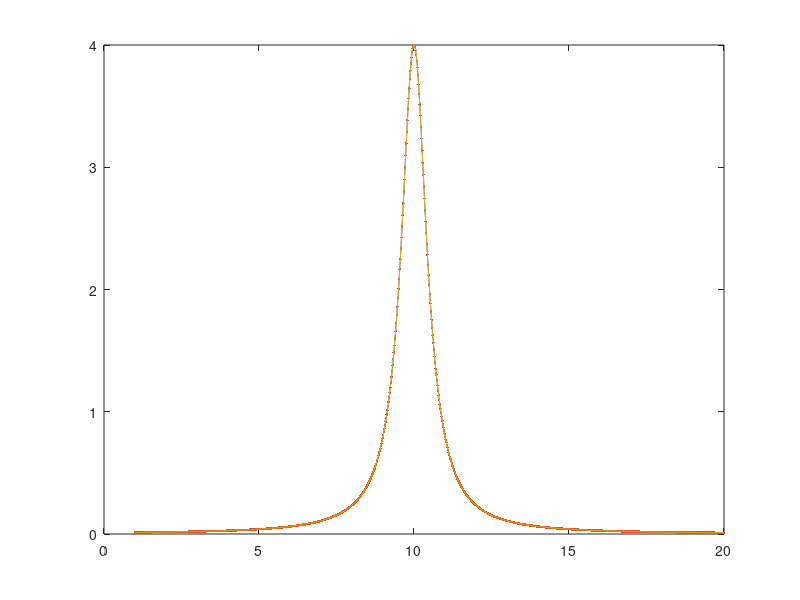

This figure's MATLAB source: (Note: this script raises an error after producing the figure.)


energies = linspace(1, 20, 1000);

f = @(E,x,a) 0 ; 

a = [10+0.5i, 15+0.5i]; % location plus width 
x = [2*exp(3*pi/2*1i), 2*exp(3*pi/2*1i)]; % in the exponent rotation will change the type of res (scat, cap ect)
% e should be sqrt(E), we need to fit kennys data with this
% fit Esig(E) to Re(r/z-p) where z=sqrt(E)

for i = 1:1
    f = @(E) f(E) + real(x(i)./(E-a(i))) ; %+ 1 + 2*3;
end



figure(3);clf
plot(energies, f(energies),'DisplayName','simple form'); hold on

%%


z=energies;
p = 10+0.5i;
r = 2*exp(3*pi/2*1i);


f = @(c,b) 0; 
for i = 1:1
    f = @(rr,irip,rp,ipsqr) -irip(i)./((rp(i)-z).^2+ipsqr) + rr(i).*(rp(i)-z)./((rp(i)-z).^2+ipsqr(i)) ;
end

ir = imag(r);
rr = real(r);
ip = imag(p);  % careful!! I was renaming pi!!!
rp = real(p);

sol_parm = [rr,ir*ip,rp,ip^2];

xs = @(parm) f(parm(1),parm(2),parm(3),parm(4));

plot(energies, xs(sol_parm),'.','DisplayName','new form (data)')
plot(energies,xs([rr,ir*ip,rp,ip^2]), 'DisplayName','fobj(sol)');

f_obj = @(parm) sum((xs(parm)-true_xs).^2) ;


%%

peaks = 1;
parm_per_res = 4;
parm_per_window = peaks*parm_per_res;

MinVec = [-100 -100 -100 -100];
MaxVec = [100 100 100 100];

A_Lower=[diag(ones(1,parm_per_window)),zeros(parm_per_window,peaks)];
A_Upper=[diag(ones(1,parm_per_window)),zeros(parm_per_window,peaks)];
for jj=1:peaks
    Index1=4*(jj-1); % striding function
    Index2=parm_per_window+jj;
    A_Lower([1+Index1,2+Index1,3+Index1,4+Index1],Index2)=-MinVec;
    A_Upper([1+Index1,2+Index1,3+Index1,4+Index1],Index2)=-MaxVec;
end

EnergyOrder=zeros(peaks-1,4*peaks);
PeakSpacing=15;
for jj=1:(peaks-1)
    EnergyOrder(jj,1+parm_per_res*(jj-1))=-1;
    EnergyOrder(jj,1+parm_per_res*jj)=1;
    EnergyOrder(jj,parm_per_window+jj)=-PeakSpacing/2;
    EnergyOrder(jj,parm_per_window+(jj+1))=-PeakSpacing/2;
end

% A = [A_Lower;A_Upper;EnergyOrder];
A = [1 0 0 0 -100; %rr
     0 1 0 0 -100; %ir
     0 0 1 0 -100; %rp
     0 0 0 1 -100; %ip
     1 0 0 0  100;
     0 1 0 0  100;
     0 0 1 0  100;
     0 0 0 1  100;]; 

SC_LowerBounds = [0	0	0  0 Inf Inf Inf Inf] ;
SC_UpperBounds = [-Inf -Inf -Inf -Inf 0 0 0 0] ; 
lb = [-100 -100 -100 -100 0] ;
ub = [100 100 100 100 1] ; 

% Options=baronset('threads',4,'PrLevel',1,'CutOff',1,'DeltaTerm',1,'EpsA',0.1,'MaxTime',2*60);
Options=baronset('threads',4,'PrLevel',1,'MaxTime',2*60);
xtype=squeeze(char([repmat(["C","C","C","C"],1,peaks),repmat(["B"],1,peaks)]))';



% [parm,~,~,~] = baron(f_obj,A,SC_LowerBounds,SC_UpperBounds,lb,ub,[],[],[],xtype,[], Options);
x0 = NaN(1,5);
[parm,~,~,~] = baron(f_obj,[],[],[],[],[],[],[],[],[],x0, Options);


%%

plot(energies,xs(parm), 'DisplayName','baron sol');
legend();